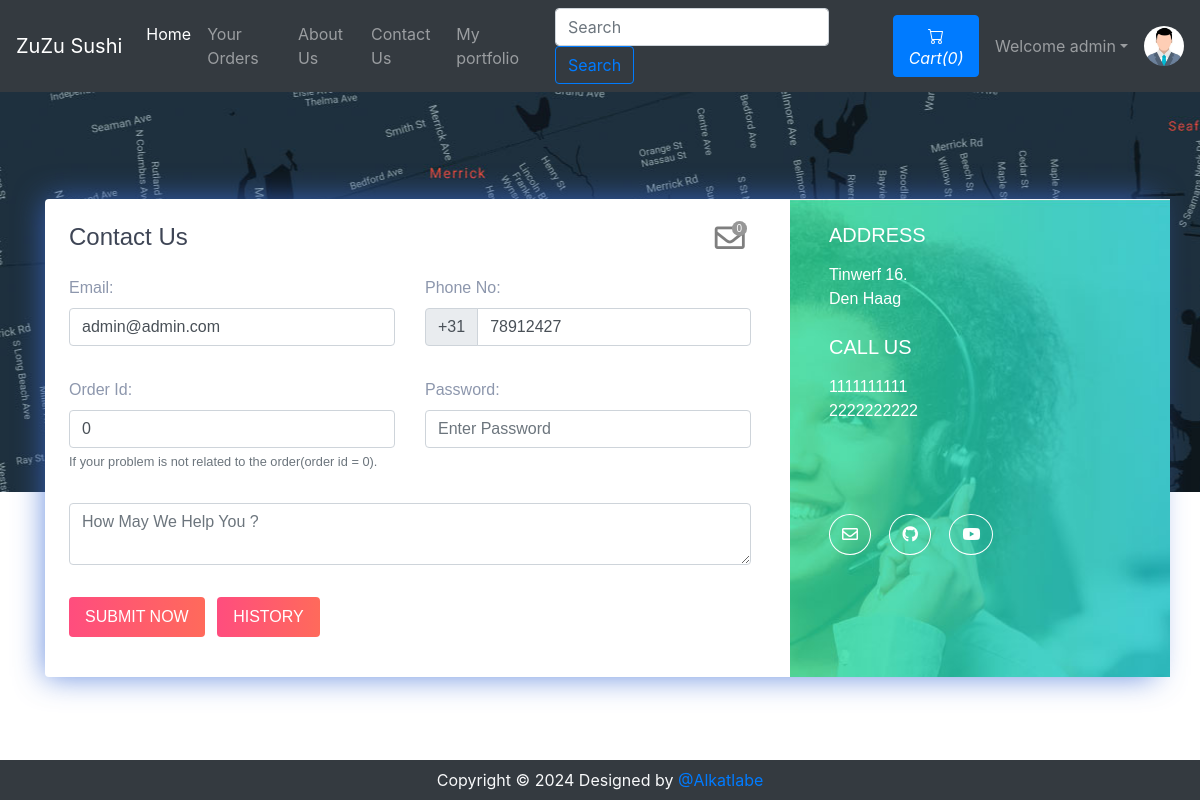
Page /contact.php (signed in) on the committed database.
### tables this page shows
CREATE TABLE `sitedetail` (
  `tempId` int(11) NOT NULL,
  `systemName` varchar(21) NOT NULL,
  `email` varchar(255) NOT NULL,
  `contact1` bigint(21) NOT NULL,
  `contact2` bigint(21) DEFAULT NULL COMMENT 'Optional',
  `address` text NOT NULL,
  `dateTime` datetime NOT NULL DEFAULT '0000-00-00 00:00:00' ON UPDATE current_timestamp()
);

CREATE TABLE `users` (
  `id` int(21) NOT NULL,
  `username` varchar(21) NOT NULL,
  `firstName` varchar(21) NOT NULL,
  `lastName` varchar(21) NOT NULL,
  `email` varchar(35) NOT NULL,
  `phone` bigint(20) NOT NULL,
  `userType` enum('0','1') NOT NULL DEFAULT '0' COMMENT '0=user\r\n1=admin',
  `password` varchar(255) NOT NULL,
  `joinDate` datetime NOT NULL DEFAULT current_timestamp()
);

### contact.php (the view, shortened to what this page needs)
<!doctype html>
<html lang="en">
  <head>
    <link rel="stylesheet" href="https://stackpath.bootstrapcdn.com/bootstrap/4.5.0/css/bootstrap.min.css">
    <link rel="stylesheet" href="https://use.fontawesome.com/releases/v5.8.2/css/all.css">
  </head>
  <body>
  <?php include 'Templates/_dbconnect.php';?>
  <?php include 'Templates/_nav.php';?>
      <div class="contact2" style="background-image:url(img/map.jpg);height: 400px;" id="contact">
        <div class="container">
          <div class="row contact-container">
            <div class="col-lg-12">
              <div class="card card-shadow border-0 mb-4">
                <div class="row">
                  <div class="col-lg-8">
                    <div class="contact-box p-4">
                      <div class="row">
                        <div class="col-lg-8">
                          <h4 class="title">Contact Us</h4>
                        </div>
                        <?php if($loggedin){ ?>
                          <div class="col-lg-4">
                            <div class="icon-badge-container mx-1" style="padding-left: 167px;">
                              <a href="#" data-toggle="modal" data-target="#adminReply"><i class="far fa-envelope icon-badge-icon"></i></a>
                              <div class="icon-badge"><b><span id="totalMessage">0</span></b></div>
                            </div>
                          </div>
                        <?php } ?>
                      </div>
                      <?php
                          $passSql = "SELECT * FROM users WHERE id ='$userId'";
                          $passResult = mysqli_query($conn, $passSql);
                          if($passRow=mysqli_fetch_assoc($passResult)){
                            $email = $passRow['email'];
                            $phone = $passRow['phone'];
                          }
                      ?>
                      <form action="Templates/_manageContactUs.php" method="POST">
                        <div class="row">
                          <div class="col-lg-6">
                            <div class="form-group mt-3">
                                <b><label for="email">Email:</label></b>
                                <input type="email" class="form-control" id="email" name="email" placeholder="Enter Your Email" required value="<?php if($loggedin){ echo $email ?> <?php } ?>">
                            </div>
                          </div>
                          <div class="col-lg-6">
                            <div class="form-group mt-3">
                                <b><label for="phone">Phone No:</label></b>
                                <div class="input-group mb-3">
                                    <div class="input-group-prepend">
                                      <span class="input-group-text" id="basic-addon">+31</span>
                                    </div>
                                    <input type="tel" class="form-control" id="phone" name="phone" aria-describedby="basic-addon" placeholder="Enter Your Phone Number" required pattern="[0-9]{9}" maxlength="9" value="<?php if($loggedin){ echo $phone ?><?php }?>">
                                </div>
                            </div>
                          </div>
                          <div class="col-lg-6">
                            <div class="form-group mt-3">
                              <b><label for="orderId">Order Id:</label></b>
                              <input class="form-control" type="text" id="orderId" name="orderId" placeholder="Order Id" value="0">
                              <small id="orderIdHelp" class="form-text text-muted">If your problem is not related to the order(order id = 0).</small>
                            </div>
                          </div>
                          <div class="col-lg-6">
                            <div class="form-group mt-3">
                              <b><label for="password">Password:</label></b>
                              <input class="form-control" id="password" name="password" placeholder="Enter Password" type="password" placeholder="Enter Your Password" required data-toggle="password">
                            </div>
                          </div>
                          <div class="col-lg-12">
                            <div class="form-group  mt-3">
                                <textarea class="form-control" id="message" name="message" rows="2" required minlength="6" placeholder="How May We Help You ?"></textarea>
                            </div>
                          </div>
                          <?php if($loggedin){ ?>
                            <div class="col-lg-12">
                              <button type="submit" class="btn btn-danger-gradiant mt-3 mb-3 text-white border-0 py-2 px-3"><span> SUBMIT NOW <i class="ti-arrow-right"></i></span></button>
                              <button type="button" class="btn btn-danger-gradiant mt-3 mb-3 text-white border-0 py-2 px-3 mx-2" data-toggle="modal" data-target="#history"><span> HISTORY <i class="ti-arrow-right"></i></span></button>
                            </div>
                          <?php } ?>
                        </div>
                      </form>
                    </div>
                  </div>
                  <?php
                    $sql = "SELECT * FROM `sitedetail`";
                    $result = mysqli_query($conn, $sql);
                    $row = mysqli_fetch_assoc($result);
                    $address = $row['address'];
                    $email = $row['email'];
                    $contact1 = $row['contact1'];
                    $contact2 = $row['contact2'];
                    echo '<div class="col-lg-4 bg-image" style="background-image:url(img/contact.jpg)">
                          <div class="detail-box p-4">
                            <h5 class="text-white font-weight-light mb-3">ADDRESS</h5>
                            <p class="text-white op-7">' .$address. '</p>
                            <h5 class="text-white font-weight-light mb-3 mt-4">CALL US</h5>
                            <p class="text-white op-7">' .$contact1. '
                              <br> ' .$contact2. '</p>
                            <div class="round-social light">
                              <a href="https://mail.google.com/mail/?view=cm&fs=1&tf=1&to=' .$email. '" class="ml-0 text-decoration-none text-white border border-white rounded-circle" target="_blank"><i class="far fa-envelope"></i></a>
                              <a href="" class="text-decoration-none text-white border border-white rounded-circle" ><i class="fab fa-github"></i></i></a>
                              <a href="" class="text-decoration-none text-white border border-white rounded-circle" ><i class="fab fa-youtube"></i></a>
                            </div>
                          </div>
                        </div>';
                  ?>
                </div>
              </div>
            </div>
          </div>
        </div>
      </div>
  <?php include 'Templates/_footer.php';?>
  </body>
</html>

### Templates/_nav.php (shortened to what this page needs)
<?php
if(isset($_SESSION['loggedin']) && $_SESSION['loggedin']==true){
  $loggedin= true;
  $userId = $_SESSION['userId'];
  $username = $_SESSION['username'];
}
else{
  $loggedin = false;
  $userId = 0;
}
$sql = "SELECT * FROM `sitedetail`";
$result = mysqli_query($conn, $sql);
$row = mysqli_fetch_assoc($result);
$systemName = $row['systemName'];
echo '<nav class="navbar navbar-expand-lg navbar-dark bg-dark">
      <a class="navbar-brand" href="index.php">'.$systemName.'</a>
      <button class="navbar-toggler" type="button" data-toggle="collapse" data-target="#navbarSupportedContent" aria-controls="navbarSupportedContent" aria-expanded="false" aria-label="Toggle navigation">
        <span class="navbar-toggler-icon"></span>
      </button>
      <div class="collapse navbar-collapse" id="navbarSupportedContent">
        <ul class="navbar-nav mr-auto">
          <li class="nav-item active">
            <a class="nav-link" href="index.php">Home <span class="sr-only">(current)</span></a>
          </li>
          <li class="nav-item">
            <a class="nav-link" href="viewOrder.php">Your Orders</a>
          </li>
          <li class="nav-item">
            <a class="nav-link" href="about.php">About Us</a>
          </li>
          <li class="nav-item">
            <a class="nav-link" href="contact.php">Contact Us</a>
          </li>
          <li class="nav-item">
            <a class="nav-link" href="../index.php">My portfolio</a>
          </li>
        </ul>
        <form method="get" action="/Rest/search.php" class="form-inline my-2 my-lg-0 mx-3">
          <input class="form-control mr-sm-2" type="search" name="search" id="search" placeholder="Search" aria-label="Search" required>
          <button class="btn btn-outline-primary my-2 my-sm-0" type="submit">Search</button>
        </form>';
        $countsql = "SELECT SUM(`itemQuantity`) FROM `viewcart` WHERE `userId`=$userId";
        $countresult = mysqli_query($conn, $countsql);
        $countrow = mysqli_fetch_assoc($countresult);
        $count = $countrow['SUM(`itemQuantity`)'];
        if(!$count) {
          $count = 0;
        }
        echo '<a href="viewCart.php"><button type="button" class="btn btn-primary mx-2" title="MyCart">
          <svg xmlns="img/cart.svg" width="16" height="16" fill="currentColor" class="bi bi-cart" viewBox="0 0 16 16">
            <path d="M0 1.5A.5.5 0 0 1 .5 1H2a.5.5 0 0 1 .485.379L2.89 3H14.5a.5.5 0 0 1 .491.592l-1.5 8A.5.5 0 0 1 13 12H4a.5.5 0 0 1-.491-.408L2.01 3.607 1.61 2H.5a.5.5 0 0 1-.5-.5zM3.102 4l1.313 7h8.17l1.313-7H3.102zM5 12a2 2 0 1 0 0 4 2 2 0 0 0 0-4zm7 0a2 2 0 1 0 0 4 2 2 0 0 0 0-4zm-7 1a1 1 0 1 1 0 2 1 1 0 0 1 0-2zm7 0a1 1 0 1 1 0 2 1 1 0 0 1 0-2z"/>
          </svg>
          <i class="bi bi-cart">Cart(' .$count. ')</i>
        </button></a>';
        if($loggedin){
          echo '<ul class="navbar-nav mr-2">
            <li class="nav-item dropdown">
              <a class="nav-link dropdown-toggle" href="#" id="navbarDropdown" role="button" data-toggle="dropdown"> Welcome ' .$username. '</a>
              <div class="dropdown-menu" aria-labelledby="navbarDropdown">
                <a class="dropdown-item" href="Templates/_logout.php">Logout</a>
              </div>
            </li>
          </ul>
          <div class="text-center image-size-small position-relative">
            <a href="viewProfile.php"><img src="img/person-' .$userId. '.jpg" class="rounded-circle" onError="this.src = \'img/profilePic.jpg\'" style="width:40px; height:40px"></a>
          </div>';
        }
        else {
          echo '
          <button type="button" class="btn btn-primary mx-2"  data-toggle="modal" data-target="#loginModal">Login</button>
          <button type="button" class="btn btn-primary mx-2"  data-toggle="modal" data-target="#signupModal">SignUp</button>';
        }
  echo '</div>
    </nav>';
?>

### contact.php (style rules this page uses)
.icon-badge-container { position: absolute; }
.icon-badge-icon { font-size: 30px; color: rgb(0 0 0 / 50%); position: relative; }
.icon-badge { background-color: #979797;; font-size: 10px; color: white; text-align: center; width: 15px; height: 15px; border-radius: 49%; position: relative; top: -35px; left: 17px; }
.contact2 { font-family: "Montserrat", sans-serif; color: #8d97ad; font-weight: 300; background-position: center top; }
.contact2 h1, .contact2 h2, .contact2 h3, .contact2 h4, .contact2 h5, .contact2 h6 { color: #3e4555; }
.contact2 .bg-image { background-size: cover; position: relative; display: -webkit-box; display: -webkit-flex; display: -ms-flexbox; display: flex; }
.contact2 .card.card-shadow { -webkit-box-shadow: 0px 0px 30px rgba(115, 128, 157, 0.1); box-shadow: 0px 0px 30px rgba(61, 109, 214, 0.774); }
.contact2 .detail-box .round-social { margin-top: 100px; }
.contact2 .round-social a { background: transparent; margin: 0 7px; padding: 11px 12px; }
.contact2 .contact-container { position: relative; top: 107px; }
.contact2 .btn-danger-gradiant { background: #ff4d7e; background: -webkit-linear-gradient(legacy-direction(to right), #ff4d7e 0%, #ff6a5b 100%); background: -webkit-gradient(linear, left top, right top, from(#ff4d7e), to(#ff6a5b)); background: -webkit-linear-gradient(left, #ff4d7e 0%, #ff6a5b 100%); background: -o-linear-gradient(left, #ff4d7e 0%, #ff6a5b 100%); background: linear-gradient(to right, #ff4d7e 0%, #ff6a5b 100%); }

### rows in the picture
sitedetail: systemName "ZuZu Sushi", address "Tinwerf 16. Den Haag", contact1 "1111111111", contact2 "2222222222"
users: email "admin@admin.com", phone "78912427"

### other values in the picture
$count "0"
$username "admin"
